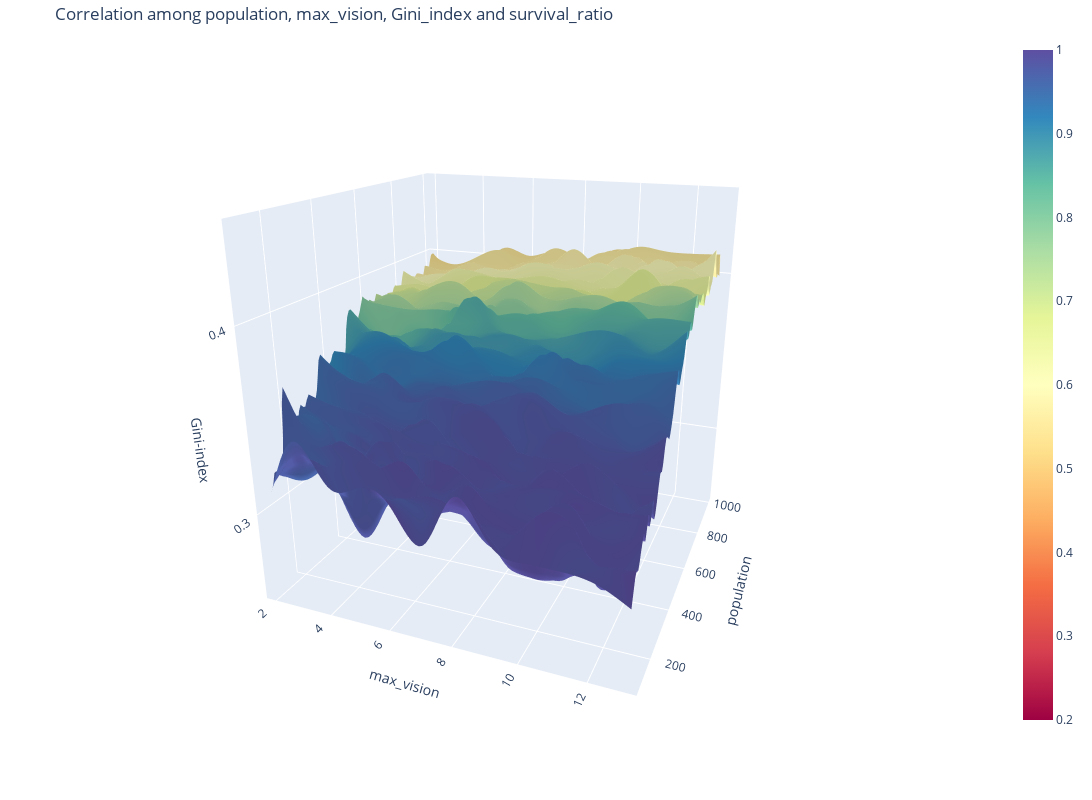

The cell this chart's notebook holds for it:
### Code cell
lst3 = []
for i in df3_list_pop:
    for j in df3_list_vision:
        temp_df = df_3[(df_3['max-initial-vision'] == i) & (df_3['initial-population'] == j) & (df_3['[step]'] == 200)]
        mean_gini = temp_df['gini-index'].mean()
        mean_survival = temp_df['survival-ratio'].mean()
        new_row = [i, j, mean_gini, mean_survival]
        lst3.append(new_row)

cleaned_df3 = pd.DataFrame(lst3, columns=['population', 'max_vision', 'Gini_index', 'survival_ratio'])


Y = cleaned_df3['population']
X = cleaned_df3['max_vision']
Z = cleaned_df3['Gini_index']
AI = cleaned_df3['survival_ratio']

# 假设X, Y, Z, 和 AI 是你已经有的数据

xi = np.linspace(X.min(), X.max(), 100)
yi = np.linspace(Y.min(), Y.max(), 100)
xi, yi = np.meshgrid(xi, yi)

# 对Z进行插值
zi = griddata((X, Y), Z, (xi, yi), method='cubic')

# 对AI进行插值，得到ai_mapped，这是根据xi和yi网格映射后的AI值
ai_mapped = griddata((X, Y), AI, (xi, yi), method='cubic')

colorscale = 'spectral'

# 用插值后的ai_mapped作为颜色映射
fig = go.Figure(data=[go.Surface(z=zi, x=xi, y=yi, surfacecolor=ai_mapped, colorscale=colorscale, cmin=0.2, cmax=1)],
                layout=go.Layout(
                    title='Correlation among population, max_vision, Gini_index and survival_ratio',
                    autosize=False,
                    width=1250, height=800,
                    margin=dict(l=30, r=30, b=70, t=40)
                ))


fig.update_layout(scene=dict(
                    xaxis=dict(autorange='reversed', title='population'),
                    yaxis_title='max_vision',
                    zaxis_title='Gini-index',
                    zaxis=dict(range=[0.25, 0.45]),
                    camera=dict(
                        up=dict(x=0, y=0, z=5),
                        center=dict(x=0, y=0, z=0),
                        eye=dict(x=2, y=0.8, z=0.8)
                    )))

fig.show()

### Figure 1 — Plotly figure (JSON) as saved in the notebook; plotly's stock layout.template omitted (floating-point values rounded to 4 significant figures; data arrays with more than 128 entries replaced by an {"elided": "..."} marker saying what was removed)
{"data": [{"cmax": 1, "cmin": 0.2, "colorscale": [[0, "rgb(158,1,66)"], [0.1, "rgb(213,62,79)"], [0.2, "rgb(244,109,67)"], [0.3, "rgb(253,174,97)"], [0.4, "rgb(254,224,139)"], [0.5, "rgb(255,255,191)"], [0.6, "rgb(230,245,152)"], [0.7, "rgb(171,221,164)"], [0.8, "rgb(102,194,165)"], [0.9, "rgb(50,136,189)"], [1, "rgb(94,79,162)"]], "surfacecolor": {"elided": "100x100 float values"}, "type": "surface", "x": {"elided": "100x100 float values"}, "y": {"elided": "100x100 float values"}, "z": {"elided": "100x100 float values"}}], "layout": {"autosize": false, "height": 800, "margin": {"b": 70, "l": 30, "r": 30, "t": 40}, "scene": {"camera": {"center": {"x": 0, "y": 0, "z": 0}, "eye": {"x": 2, "y": 0.8, "z": 0.8}, "up": {"x": 0, "y": 0, "z": 5}}, "xaxis": {"autorange": "reversed", "title": {"text": "population"}}, "yaxis": {"title": {"text": "max_vision"}}, "zaxis": {"range": [0.25, 0.45], "title": {"text": "Gini-index"}}}, "title": {"text": "Correlation among population, max_vision, Gini_index and survival_ratio"}, "width": 1250}}
